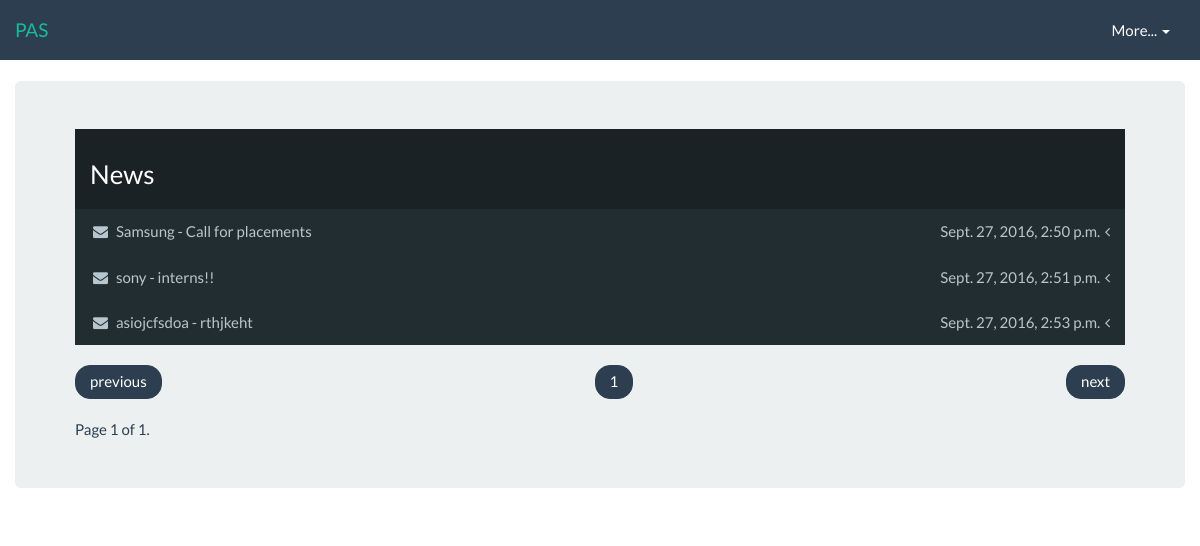
Before: /news/?page=2 with the older database file.
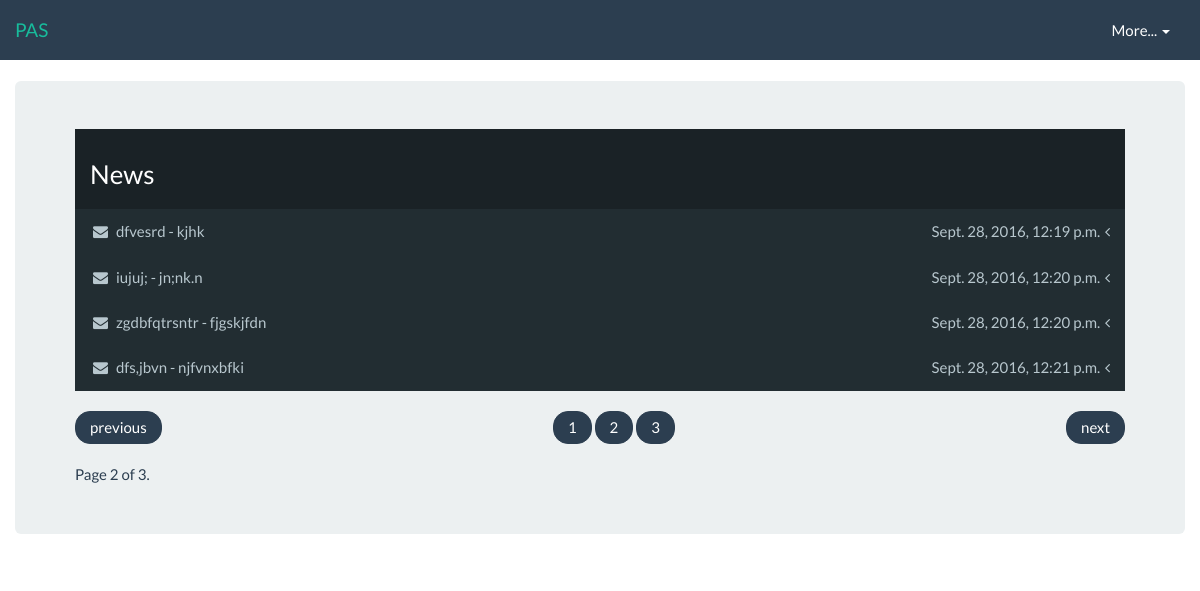
After: the same page with the newer database file.
### news/models.py (models this page shows, shortened)
class News(models.Model):
    company = models.CharField(max_length=50)
    subject = models.CharField(max_length=500)
    body = RichTextField()
    datetime= models.DateTimeField(default=timezone.now)

### news/views.py (the view)
# urls.py: url(r'^news/$' , views.news , name = 'news'),
def news(request):
    all_news_full = News.objects.all().order_by('datetime')
    paginator = Paginator(all_news_full, 4)
    page = request.GET.get('page')
    try:
        all_news = paginator.page(page)
    except PageNotAnInteger:
        all_news = paginator.page(1)
    except EmptyPage:
        all_news = paginator.page(paginator.num_pages)
    return render(request, "news.html", {'all_news': all_news , 'range': paginator.page_range })

### news/templates/news.html (shortened to what this page needs)
{% extends 'base.html' %}
{% block content %}
<div class="container">
<div class="row">
<div class="jumbotron">
    <ul class="sidebar-menu">
      <li class="header"><h3><font color="white">News</font></h3></li>
      {% for news in all_news %}
        <li class="treeview">
          <a href="#">
            <i class="fa fa-envelope"></i> {{news.company}} - {{news.subject}}<i class="fa fa-angle-left pull-right"></i><span class="pull-right">{{news.datetime}} </span>
          </a>
          </li>
      {% endfor %}
    </ul>
    <ul class="page">
      {% if all_news.has_previous %}
        <li class="previous" >  <a  href="?page={{ all_news.previous_page_number }}">previous</a> </li>
      {% else %}
        <li class="previous" class="disabled">  <a >previous</a> </li>
      {% endif %}
      {% for i in range %}
      <li ><a href="?page={{ i }}" >{{i}}</a></li>
      {% endfor %}
      <li class="next">
        {% if all_news.has_next %}
            <a  href="?page={{ all_news.next_page_number }}">next</a>
        {% else %}
            <a >next</a>
        {% endif %}
      </li>
    </ul>
    <span class="current" >
            Page {{ all_news.number }} of {{ all_news.paginator.num_pages }}.
    </span>
</div>
</div>
</div>
{% endblock %}

### news/templates/base.html (shortened to what this page needs)
    {% load staticfiles %}
    <!DOCTYPE html>
    <html>
    <head>
        <link rel="stylesheet" href="https://maxcdn.bootstrapcdn.com/bootstrap/3.3.6/css/bootstrap.min.css">
        <link rel="stylesheet" href="https://maxcdn.bootstrapcdn.com/font-awesome/4.6.3/css/font-awesome.min.css">
        <link href="{% static 'css/bootstrap.min.css' %}" rel="stylesheet">
        <link href="{% static 'css/sidebar-menu.css' %}" rel="stylesheet">
    </head>
    <body>
    <nav class="navbar navbar-default" style="border-radius:0px;">
      <div class="container-fluid">
        <div class="navbar-header">
          <a class="navbar-brand" href="{% url 'news:home' %}">PAS</a>
        </div>
        <div class="collapse navbar-collapse" id="bs-example-navbar-collapse-1">
          <ul class="nav navbar-nav navbar-right">
            <li class="dropdown">
              <a href="#" class="dropdown-toggle" data-toggle="dropdown" role="button" aria-expanded="false">More... <span class="caret"></span></a>
            </li>
          </ul>
        </div>
      </div>
    </nav>
                {% block content %}
                {% endblock %}
    </body>
    </html>

### news/static/css/sidebar-menu.css (style rules this page uses)
.sidebar-menu { list-style: none; margin: 0; padding: 0; background-color: #222d32; }
.sidebar-menu > li { position: relative; margin: 0; padding: 0; }
.sidebar-menu > li > a { padding: 12px 5px 12px 15px; display: block; border-left: 3px solid transparent; color: #b8c7ce; }
.sidebar-menu > li > a > .fa { width: 20px; }
.sidebar-menu li.header { padding: 10px 25px 10px 15px; font-size: 12px; color: #4b646f; background: #1a2226; }
.sidebar-menu li > a > .fa-angle-left { width: auto; height: auto; padding: 0; margin-right: 10px; margin-top: 3px; }
.sidebar-menu a { color: #b8c7ce; text-decoration: none; }

### news/templates/news.html (style rules this page uses)
.page { padding-left: 0; margin: 20px 0; text-align: center; list-style: none; }
.page li { display: inline; }
.page li > a, .page li > span { color:white; display: inline-block; padding: 5px 14px; background-color: #2c3e50; border: 1px solid #2c3e50; border-radius: 15px; }
.page .next > a, .page .next > span { float: right; }
.page .previous > a, .page .previous > span { float: left; }

Changed rows visible on the page:
no longer on this page (row unchanged): News: company "Samsung", subject "Call for placements", datetime "Sept. 27, 2016, 2:50 p.m."
no longer on this page (row unchanged): News: company "sony", subject "interns!!", datetime "Sept. 27, 2016, 2:51 p.m."
no longer on this page (row unchanged): News: company "asiojcfsdoa", subject "rthjkeht", datetime "Sept. 27, 2016, 2:53 p.m."
added News: company "dfvesrd", subject "kjhk", datetime "Sept. 28, 2016, 12:19 p.m."
added News: company "iujuj;", subject "jn;nk.n", datetime "Sept. 28, 2016, 12:20 p.m."
added News: company "zgdbfqtrsntr", subject "fjgskjfdn", datetime "Sept. 28, 2016, 12:20 p.m."
added News: company "dfs,jbvn", subject "njfvnxbfki", datetime "Sept. 28, 2016, 12:21 p.m."
Other visible differences:
{{ all_news.number }}: "1" → "2"
{{ all_news.paginator.num_pages }}: "1" → "3"
new list line: "2"
new list line: "3"
